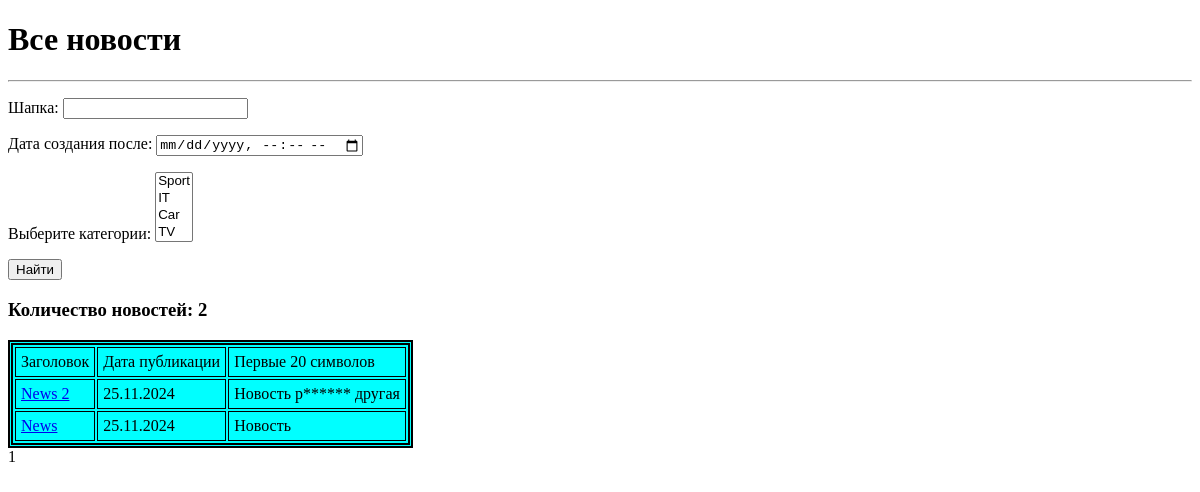
The page /news/search/ on the database as committed earlier.
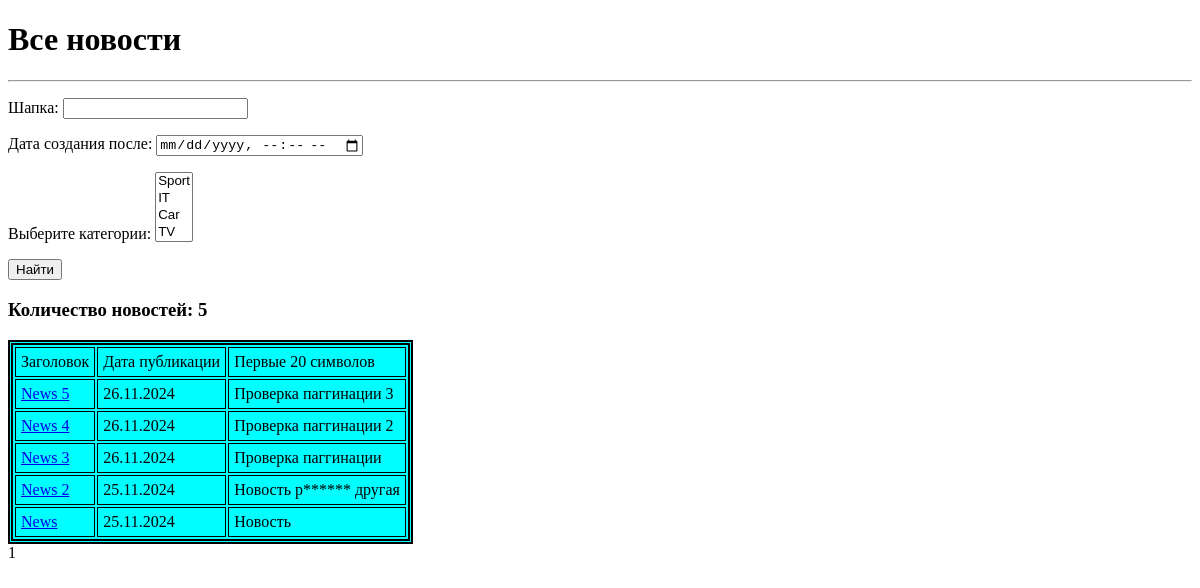
The same page on the database as committed later.
### news/models.py (models this page shows, shortened)
class Post(models.Model):
    CHOICE = [
        ('N', 'Новость'),
        ('A', 'Статья'),
    ]
    property = models.CharField(max_length=1, choices=CHOICE, default='N')
    time_create = models.DateTimeField(auto_now_add=True)
    heading = models.CharField(max_length=255, unique=True, verbose_name='Заголовок')
    content = models.TextField()
    rate = models.SmallIntegerField(default=0, verbose_name='Рейтинг')
    author = models.ForeignKey(Author, on_delete=models.CASCADE)
    category = models.ManyToManyField('Category', through='PostCategory', verbose_name='Категория')

### news/views.py (the view)
# urls.py: path('news/search/', NewsSearch.as_view(), name='news_search'),
class NewsSearch(ListView):
    model = Post
    ordering = '-time_create'
    template_name = 'news_search.html'
    context_object_name = 'post'
    queryset = Post.objects.all().filter(property='N')
    paginate_by = 5
    def get_queryset(self):
        queryset = super().get_queryset()
        self.filterset = PostsFilter(self.request.GET, queryset)
        return self.filterset.qs
    def get_context_data(self, **kwargs):
        context = super().get_context_data(**kwargs)
        context['filterset'] = self.filterset
        return context

### news/models.py (called while the page is built)
    def __str__(self):
        return self.name

### news/templatetags/custom_filters.py (called while the page is built)
@register.filter()
def censor(string):
    badWords = (
        'редиска',
        'сосиска',
        'сарделька',
        'зараза',)
    try:
        for e in badWords:
            ch = e[0] + (len(e) - 1) * '*'
            string = re.sub(fr"\b{e}\b", ch, string, flags=re.IGNORECASE)
    except TypeError:
        string = 'Ошибка типа'
    return string

### Templates/news_search.html (shortened to what this page needs)
{% extends 'flatpages/default.html' %}
{% load custom_filters %}
{% load custom_tags %}
{% block content %}
   <h1>Все новости</h1>
   <hr>
   <form action="" method="get">
       {{ filterset.form.as_p }}
       <input type="submit" value="Найти" />
   </form>
   {% if post %}
       <h3> Количество новостей: {{ post|length }}</h3>
       <table>
           <tr>
               <td>Заголовок</td>
               <td>Дата публикации</td>
               <td>Первые 20 символов</td>
           </tr>
           {% for p in post %}
           <tr>
               <td>
                   <a href="{% url 'news_detail' pk=p.id %}">{{ p.heading }} </a>
               </td>
               <td>{{ p.time_create|date:'d.m.Y' }}</td>
               <td>{{ p.content|censor }}</td>
           </tr>
           {% endfor %}
       </table>
   {{ page_obj.number }}
   {% else %}
       <h2>Новостей нет!</h2>
   {% endif %}
{% endblock content %}

Rows that differ between the two databases and show on the page:
added Post: heading "News 5", time_create "26.11.2024", content|censor "Проверка паггинации 3"
added Post: heading "News 4", time_create "26.11.2024", content|censor "Проверка паггинации 2"
added Post: heading "News 3", time_create "26.11.2024", content|censor "Проверка паггинации"
Other text that changed with them:
{{ post|length }}: "2" → "5"
